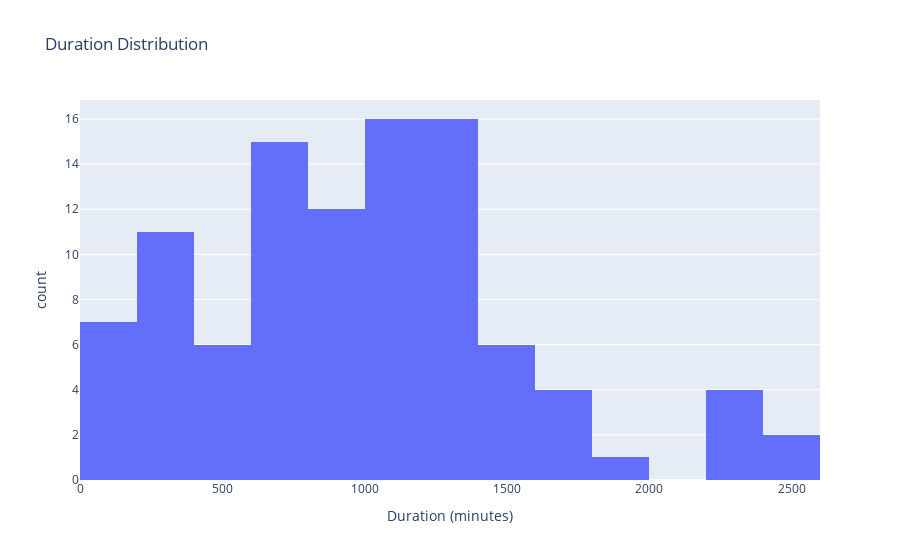

Write notebook code for a chart like this one.
### Code cell
fig = px.histogram(
    df_summary, 
    x='duration_minutes',
    nbins=20,
    title='Duration Distribution',
    labels={'duration_minutes': 'Duration (minutes)', 'count': 'Number of trajectories'}
)
fig.write_html('../data/plots/duration_histogram.html')
fig.show()

### Figure 1 — Plotly figure (JSON) as saved in the notebook; plotly's stock layout.template omitted (floating-point values rounded to 4 significant figures)
{"data": [{"bingroup": "x", "hovertemplate": "Duration (minutes)=%{x}<br>count=%{y}<extra></extra>", "legendgroup": "", "marker": {"color": "#636efa", "pattern": {"shape": ""}}, "name": "", "nbinsx": 20, "orientation": "v", "showlegend": false, "type": "histogram", "x": [202, 686, 233, 582, 1156, 1268, 2572, 578, 1452, 1293, 898, 1587, 101, 1038, 314, 1267, 697, 202, 2387, 740, 2304, 972, 1240, 1693, 1239, 1267, 1035, 1035, 1451, 1587, 446, 101, 1038, 1219, 686, 231, 1219, 829, 1451, 672, 644, 1190, 230, 740, 809, 1363, 1072, 1033, 2314, 645, 202, 972, 1188, 231, 1372, 1587, 972, 811, 1219, 901, 1817, 1159, 1693, 1382, 231, 146, 101, 1372, 101, 1159, 901, 583, 578, 145, 1157, 1267, 1267, 1693, 740, 583, 231, 1072, 233, 697, 146, 2574, 686, 645, 1693, 2251, 740, 1158, 628, 1151, 1158, 1382, 929, 714, 811, 811], "xaxis": "x", "yaxis": "y"}], "layout": {"barmode": "relative", "legend": {"tracegroupgap": 0}, "title": {"text": "Duration Distribution"}, "xaxis": {"anchor": "y", "domain": [0, 1], "title": {"text": "Duration (minutes)"}}, "yaxis": {"anchor": "x", "domain": [0, 1], "title": {"text": "count"}}}}
